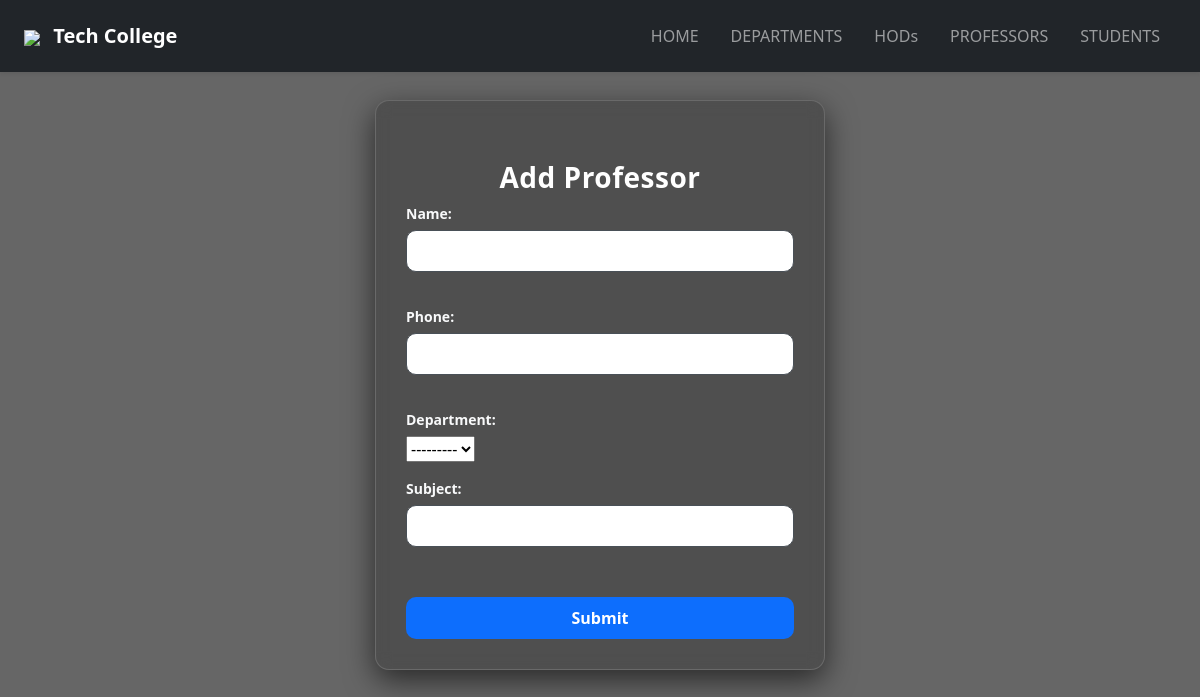
Page /professor_form101/ on the earlier database version.
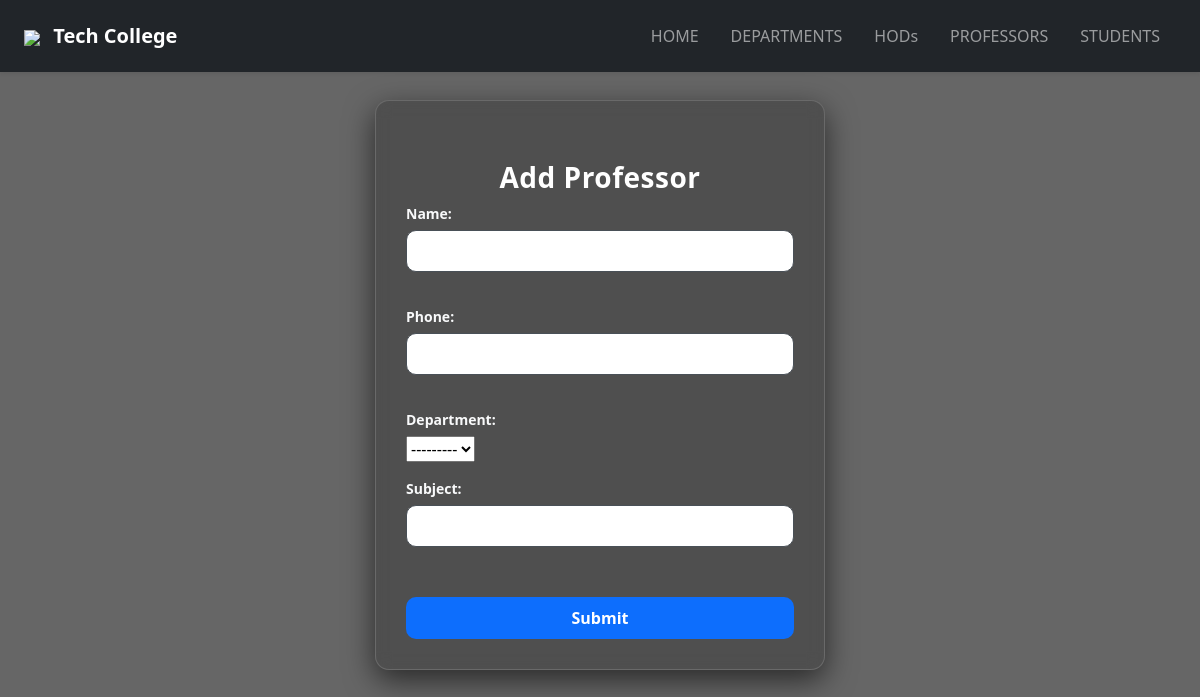
Same page on the later database version.
### app1/models.py (models this page shows)
class department_model(models.Model):
    Department = models.CharField(max_length=50)
    Code = models.CharField(max_length=50)
    def __str__(self):
        return self.Department

### app1/views.py (the view)
# urls.py: path("professor_form101/",professor_empty_form,name='professor_form101'),
def professor_empty_form(request):
    form=professor_form()
    if request.method=="POST":
       form=professor_form(request.POST)
       if form.is_valid():
          form.save()
          return redirect('professor_table101')
    else:
     form=professor_form()
     content={
         "form":form
     }
    return render(request,'frontend_app1/professor_form.html',content)

### app1/forms.py
class professor_form(forms.ModelForm):
    class Meta:
        model=professor_model
        fields='__all__'

### templates/frontend_app1/professor_form.html (shortened to what this page needs)
<!DOCTYPE html>
<html lang="en">
<head>
    <link href="https://cdn.jsdelivr.net/npm/bootstrap@5.3.0/dist/css/bootstrap.min.css" rel="stylesheet" />
</head>
<body>
    <nav class="navbar navbar-expand-lg navbar-dark bg-dark px-4 py-3 shadow-sm fixed-top">
        <a class="navbar-brand fw-bold text-white" href="#">
            <img src="https://varthana.com/school/wp-content/uploads/2024/04/B869-School.jpg" height="30" class="me-2">
            Tech College
        </a>
        <div class="collapse navbar-collapse justify-content-end" id="navbarNav">
            <ul class="navbar-nav">
                <li class="nav-item mx-2"><a class="nav-link" href="{% url 'home101' %}">HOME</a></li>
                <li class="nav-item mx-2"><a class="nav-link" href="{% url 'dept_table101' %}">DEPARTMENTS</a></li>
                <li class="nav-item mx-2"><a class="nav-link" href="{% url 'hod_table101' %}">HODs</a></li>
                <li class="nav-item mx-2"><a class="nav-link" href="{% url 'professor_table101' %}">PROFESSORS</a></li>
                <li class="nav-item mx-2"><a class="nav-link" href="{% url 'student_table101' %}">STUDENTS</a></li>
            </ul>
        </div>
    </nav>
    <div class="form-container">
        <form method="post">
            <h1>Add Professor</h1>
            <div class="mb-3">
                {{ form.as_p }}
            </div>
            <button type="submit" class="btn btn-primary w-100 mt-3">Submit</button>
        </form>
    </div>
</body>
</html>

Differences in the rows shown:
added department_model: Department "---------"
Other differences:
form field Department: "---------" → (not shown)
